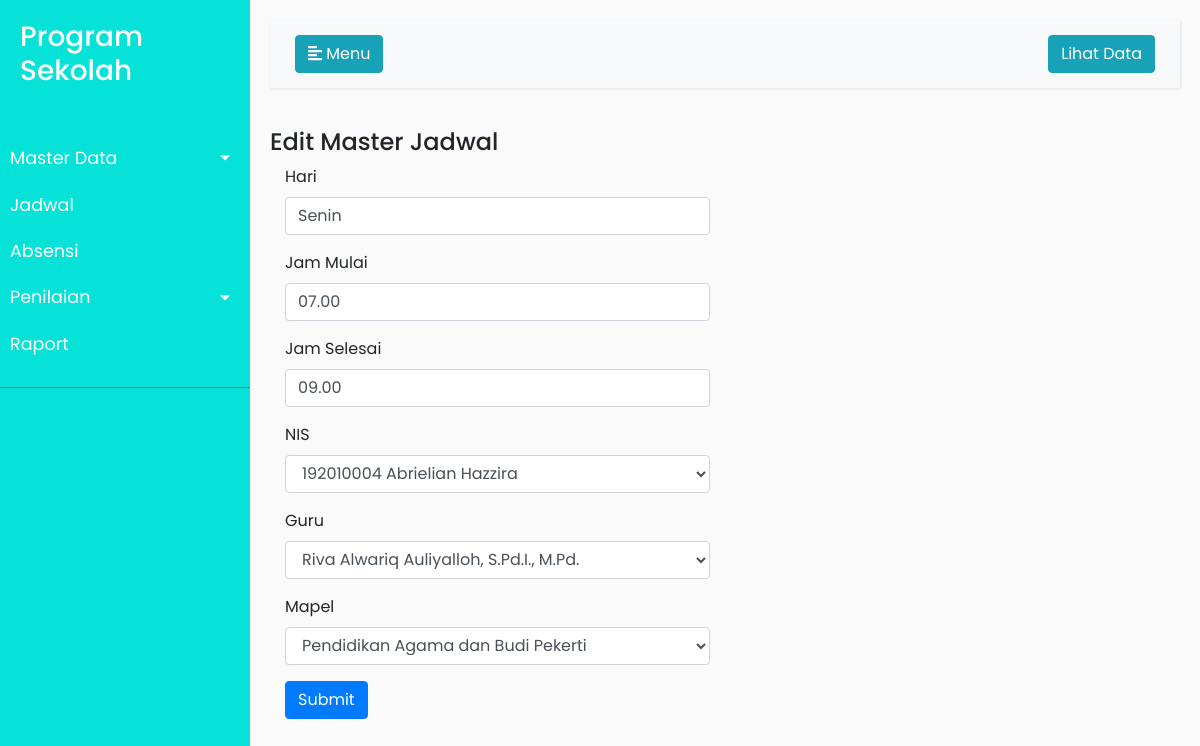
Page /tambahjadwal.php?id=18 on the committed database.
### tables this page shows
CREATE TABLE `jadwal` (
  `id` int(11) NOT NULL,
  `nis` int(11) DEFAULT 0,
  `id_guru` int(11) DEFAULT 0,
  `id_mapel` int(11) DEFAULT 0,
  `hari` varchar(10) DEFAULT '',
  `jam_mulai` varchar(10) DEFAULT '',
  `jam_selesai` varchar(10) DEFAULT ''
);

CREATE TABLE `siswa` (
  `nis` int(11) NOT NULL DEFAULT 0,
  `nama` varchar(255) DEFAULT NULL,
  `kelas` varchar(255) DEFAULT NULL,
  `jeniskelamin` varchar(255) DEFAULT NULL
);

CREATE TABLE `guru` (
  `Id` int(11) NOT NULL,
  `nama` varchar(255) DEFAULT NULL
);

CREATE TABLE `mapel` (
  `Id` int(11) NOT NULL,
  `nama` varchar(255) DEFAULT NULL
);

### tambahjadwal.php (the view, shortened to what this page needs)
<?php include "header.php";?>
        <div id="content">
            <nav class="navbar navbar-expand-lg navbar-light bg-light">
                <div class="container-fluid">
                    <button type="button" id="sidebarCollapse" class="btn btn-info">
                        <i class="fas fa-align-left"></i>
                        <span>Menu</span>
                    </button>
                    <div class="collapse navbar-collapse" id="navbarSupportedContent">
                            <ul class="nav navbar-nav ml-auto">
                                <li class="nav-item">
                                    <a class="btn btn-info" href="jadwal.php">Lihat Data</a>
                                </li>
                            </ul>
                    </div>
                </div>
            </nav>
            <?php include "koneksimysql.php";?>
            <?php
                if(isset($_GET['id'])){
                    $id=$_GET['id'];
                }else{
                    $id=0;
                }
            ?>
            <?php
                $hari="";
                $jam_mulai="";
                $jam_selesai="";
                $nis="";
                $id_guru="";
                $id_mapel="";
                $sql=$conn->query("select * from jadwal where id='".$id."'");
                while($rs=$sql->fetch_object()){
                    $hari=$rs->hari;
                    $jam_mulai=$rs->jam_mulai;
                    $jam_selesai=$rs->jam_selesai;
                    $nis=$rs->nis;
                    $id_guru=$rs->id_guru;
                    $id_mapel=$rs->id_mapel;
                }
            ?>
            <h4><?php if($id>0){echo"Edit";}else{echo"Tambah";}?> Master Jadwal</h4>
        <div class="col-6">
            <form action="simpanjadwal.php" method="POST">
                    <div class="form-group">
                        <label for="hari">Hari</label>
                        <input type="text" class="form-control" id="hari" name="hari" required value="<?php echo $hari;?>" placeholder="Hari">
                    </div>
                    <div class="form-group">
                        <label for="jam_mulai">Jam Mulai</label>
                        <input type="text" class="form-control" id="jam_mulai" name="jam_mulai" required value="<?php echo $jam_mulai;?>" placeholder="Jam Mulai">
                    </div>
                    <div class="form-group">
                        <label for="jam_selesai">Jam Selesai</label>
                        <input type="text" class="form-control" id="jam_selesai" name="jam_selesai" required value="<?php echo $jam_selesai;?>" placeholder="Jam Selesai">
                    </div>
                    <div class="form-group">
                        <label for="nis">NIS</label>
                        <select name="nis" id="nis" class="form-control" required value="<?php echo $nis;?>">
                            <?php
                                $sql=$conn->query("select * from siswa");
                                while($rs=$sql->fetch_object()){
                            ?>
                        <option value="<?php echo $rs->nis;?>"<?php if($nis==$rs->nis){echo "selected";}?>><?php echo $rs->nis." ".$rs->nama;?></option>
                            <?php } ?>
            </select>
                    </div>
                    <div class="form-group">
                        <label for="id_guru">Guru</label>
                        <select name="id_guru" id="id_guru" required class="form-control" <?php echo $id_guru;?>>
                            <?php
                                $sql=$conn->query("select * from guru");
                                while($rs=$sql->fetch_object()){
                            ?>
                        <option value="<?php echo $rs->Id;?>"<?php if($id_guru==$rs->Id){echo "selected";}?>><?php echo $rs->nama;?></option>
                            <?php } ?>
            </select>
                    </div>
                    <div class="form-group">
                        <label for="id_mapel">Mapel</label>
                        <select name="id_mapel" id="id_mapel" required class="form-control" <?php echo $id_mapel;?>>
                            <?php
                                $sql=$conn->query("select * from mapel");
                                while($rs=$sql->fetch_object()){
                            ?>
                        <option value="<?php echo $rs->Id;?>"<?php if($id_mapel==$rs->Id){echo "selected";}?>><?php echo $rs->nama;?></option>
                            <?php } ?>
            </select>
                    </div>
                    <button type="submit" class="btn btn-primary">Submit</button>
                </form>
            </div>
        </div>
    </div>
    <?php include "footer.php";?>

### style.css (style rules this page uses)
body { font-family: 'Poppins', sans-serif; background: #fafafa; }
a, a:hover, a:focus { color: inherit; text-decoration: none; transition: all 0.3s; }
.navbar { padding: 15px 10px; background: #fff; border: none; border-radius: 0; margin-bottom: 40px; box-shadow: 1px 1px 3px rgba(0, 0, 0, 0.1); }
#content { width: 100%; padding: 20px; min-height: 100vh; transition: all 0.3s; }

### rows in the picture
jadwal: hari "Senin", jam_mulai "07.00", jam_selesai "09.00", nis "192010004 Abrielian Hazzira", id_guru "Riva Alwariq Auliyalloh, S.Pd.I., M.Pd.", id_mapel "Pendidikan Agama dan Budi Pekerti"
